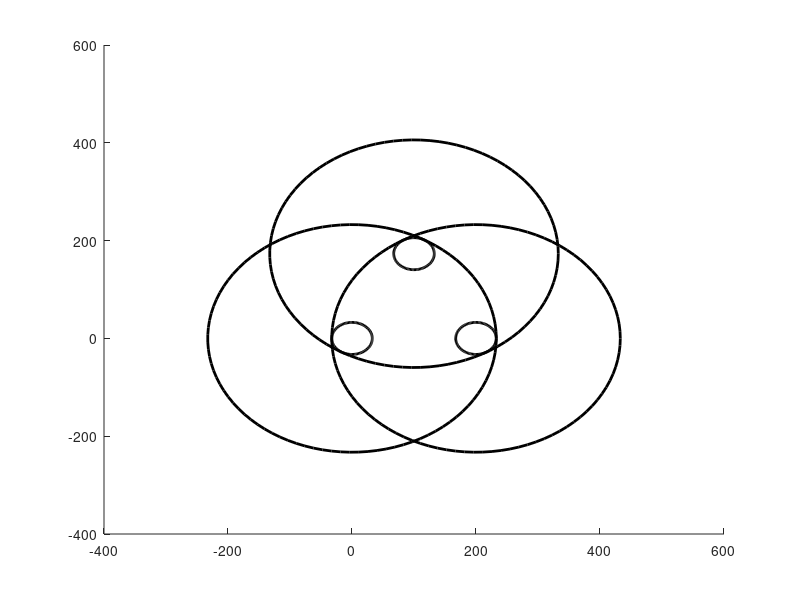

The MATLAB script that drew this image: (Note: this script raises an error after producing the figure.)
centers=[0,0;0,0;200,0;200,0;100,100*sqrt(3);100,100*sqrt(3)];
radii=[175+100/sqrt(3);100/sqrt(3)-25;175+100/sqrt(3);100/sqrt(3)-25;175+100/sqrt(3);100/sqrt(3)-25];
viscircles(centers,radii,'color','k');
hold on
scatter(Ox,Oy,'.b')
% new_c=[100,100/sqrt(3)];
% new_r=roots([1,-(200/sqrt(3)+350),20625+10000/3+35000/sqrt(3)-new_c(2)^2]);
% new_r=175*sin(acos(2/7))-50/sqrt(3);
% viscircles(new_c,new_r,'color','k')
% t=0:0.1:180;
% w=-50;
% a=0.5*(175*sin(acos(2/7))+50/sqrt(3)+100+100/sqrt(3)-w);
% c=0.5*(175*sin(acos(2/7))+50/sqrt(3)-100-100/sqrt(3)-w);
% h=0.5*(175*sin(acos(2/7))+50/sqrt(3)-100-100/sqrt(3)+w);
% k=100;
% b=sqrt(a^2-c^2);
% x=a*cos(t)+h;
% y=b*sin(t)-k;
% theta=pi/2;
% xy=[x',y'];
% rmat=[cos(theta) sin(theta);-sin(theta) cos(theta)];
% fg=xy*rmat;
% scatter(fg(:,1),fg(:,2),'.k')
% axis equal
%Parabola
apex=175*sin(acos(2/7))+50/sqrt(3);
a_=100+100/sqrt(3);
y=[122:1:160,161:0.1:184.9,185:0.01:192,192.001:0.001:apex];
x=[100+sqrt(-1*a_*(y-apex)); 100-sqrt(-1*a_*(y-apex))];
XY=[[x(1,:)';x(2,:)'],[y';y']];
theta=2*pi/3;
rmat=[cos(theta) sin(theta);-sin(theta) cos(theta)];
XY_=[XY(:,1)-100,XY(:,2)-100/sqrt(3)];
XY_1=XY_*rmat;
XY_2=XY_1*rmat;
XY_1(:,1)=XY_1(:,1)+100;
XY_1(:,2)=XY_1(:,2)+100/sqrt(3);
XY_2(:,1)=XY_2(:,1)+100;
XY_2(:,2)=XY_2(:,2)+100/sqrt(3);
scatter(XY(:,1),XY(:,2),'.k')
scatter(XY_1(:,1),XY_1(:,2),'.k')
scatter(XY_2(:,1),XY_2(:,2),'.k')
axis equal
% Catenary
% a=175*sin(acos(2/7))+50/sqrt(3);
% x=-100:1:100;
% y=a+16*(1-cosh(x/40));
% scatter(x+100,y,'.k')
% axis equal